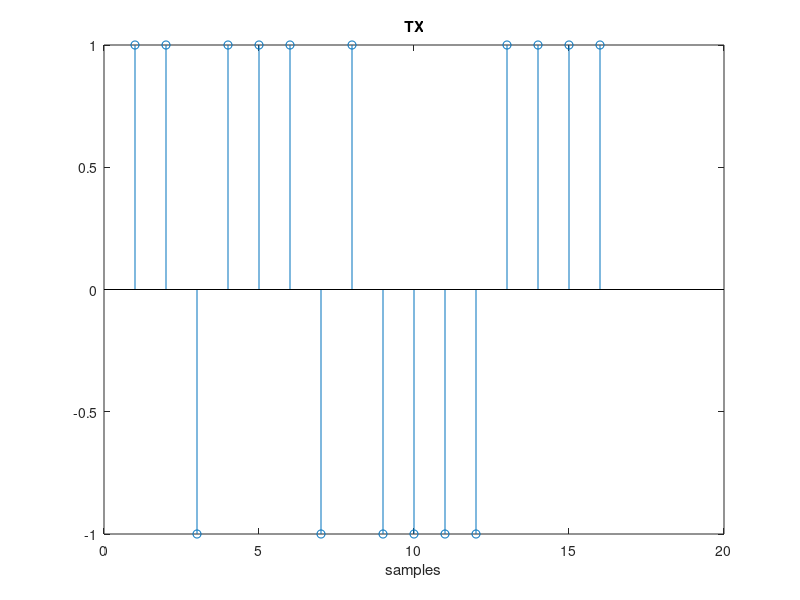
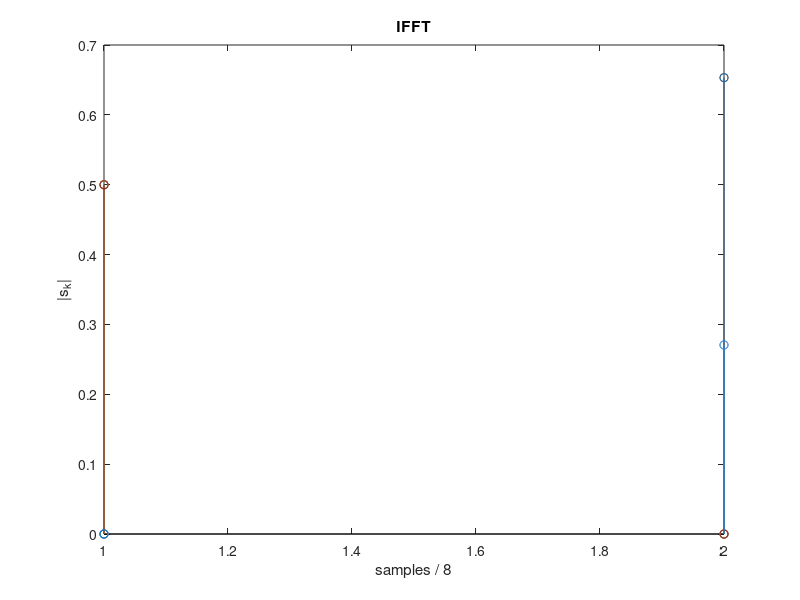
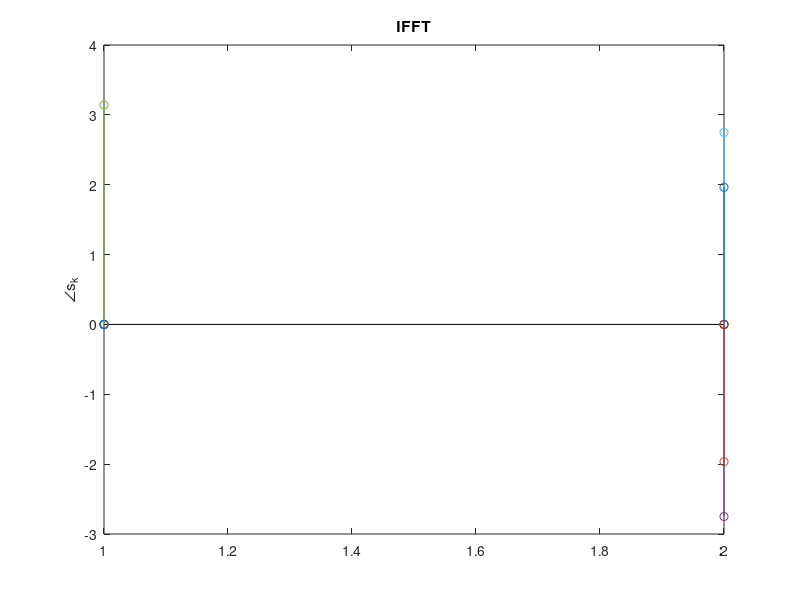
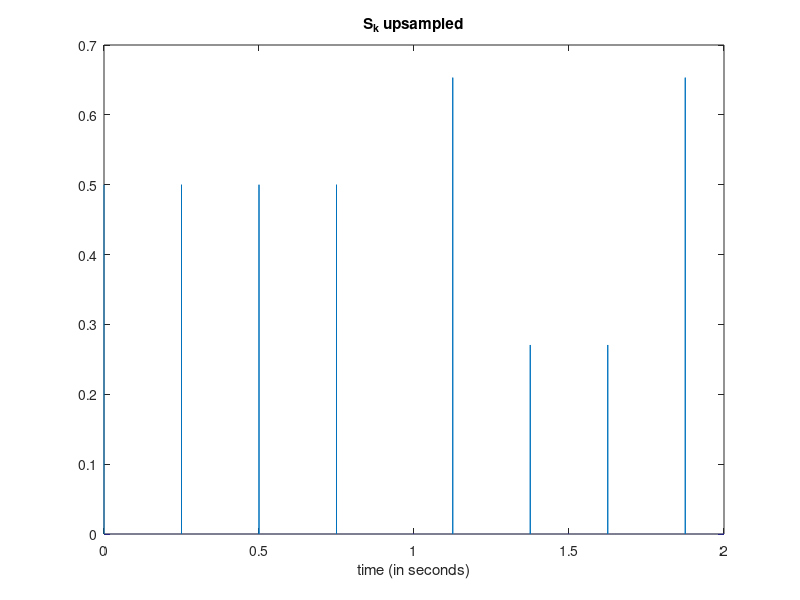

Write the MATLAB code that produced these figures, in order. (Note: this script raises an error after producing the figures.)
close all;
clc; clearvars; 
disp('OFDM example')
%% User parameters
numSymbol = 16; % TODO: verificar se numSymbol for multiplo de 8

N = 8; % N-point FFT

% fc = 128; % frequencia da portadora
% fc = 256;
fc = 1e3;

fs = 8192; % frequencia de amostragem
% fs = 1024;

T = 1; % periodo do simbolo, em segundos
% R = N/T;

%% Time vector
timestep = T/(N*fs);
tmax = numSymbol*T/N;
t = 0:timestep:tmax-timestep;
t_pt = -tmax/2:timestep:tmax/2-timestep;

%% TX
a = randsrc(1, numSymbol, [-1 1]);

figure()
stem(a)
title('TX')
xlabel('samples')

% serial para paralelo
an = reshape(a, [N length(a)/N]);

%% TX OFDM
skn = ifft(an, N);

figure()
stem(abs(skn)')
title('IFFT')
ylabel('|s_k|')
xlabel(['samples / ' num2str(N)])
figure()
stem(angle(skn)')
title('IFFT')
ylabel('\angle{s_k}')

% paralelo para serial
sk = reshape(skn, [1 size(skn, 1)*size(skn, 2)]);

sk_up = upsample(sk, fs);

figure()
plot(t, abs(sk_up))
title('S_k upsampled')
xlabel('time (in seconds)')

% p = @(t) sqrt(T/N) * sin(pi*N*t/T) ./ (pi*t);
p = @(t) sqrt(N/T) * sinc(N*t/T);

figure();
pt = p(t_pt);
plot(t_pt,pt);
xlabel('time')
ylabel('p(t)')

%% BB
st = conv (sk_up, pt, 'same');

figure()
subplot(211)
plot(t,abs(st))
xlabel('time')
ylabel('|s(t)|')
subplot(212)
plot(t,angle(st))
xlabel('time')
ylabel('\angle{s(t)}')

%%
figure()
hold on
plot(t, real(st))
plot(t, imag(st))
legend('real','imag')
xlabel('time')
ylabel('s(t)')

%%
figure;
pspectrum(real(st));

%% RF
% SRF = st.*exp(1j*2*pi*fc*t);

SRF = real(st).*cos(2*pi*fc*t) - imag(st).*sin(2*pi*fc*t);

figure()
hold on
plot(t, real(SRF))
plot(t, imag(SRF))
legend('real','imag')
xlabel('time')
ylabel('SRF')

%%
figure()
pspectrum(real(SRF));

%%
RRF_I = SRF .*cos(2*pi*fc*t);
RRF_Q = SRF .* -sin(2*pi*fc*t);

figure()
hold on
plot(t, RRF_I)
plot(t, RRF_Q)
legend('real','imag')
xlabel('time')
ylabel('RRF')

%%
% LP_I = lowpass(RRF_I, fc, fs);
% LP_Q = lowpass(RRF_Q, fc/2, fs);

[num, den] = butter(10, fc*2*timestep);
LP_I = amdemod(SRF, fc, 1/timestep, 0, 0, num, den);
% LP_Q = amdemod(RRF_Q, fc, fs, 0, 0, num, den);

figure()
hold on
plot(t, LP_I)
% plot(t, LP_Q)
% legend('real','imag')
xlabel('time')
ylabel('LP')

%%
% s(t) = a + jb = |s| * e^j<s = |s| * (cos(<s) + jsin(<s))
% s(t)*e^jx = (Re(s)*cos(x) - Im(s)*sin(x))
%             + j (Re(s)*sin(x) + Im(s)*cos(x))
%
% txbp = real(SRF)*cos(2*pi*fc*t) - imag(SRF)*sin(2*pi*fc*t);

%% Channel 
% noiseless
% r = st;

% real valued noise
% N0 = 0.8*max(st);
% n = N0*rand(1, length(t));
% r = st + n;

% complex noise
% snr = -40; %dB
snr = 0;
powerDB = 10*log10(var(st));
noiseVar = 10.^(0.1*(powerDB-snr)); 
r = awgn(st, snr);

figure()
subplot(211)
plot(t,abs(r))
xlabel('time')
ylabel('|r + n|')
subplot(212)
plot(t,angle(r))
xlabel('time')
ylabel('\angle{r + n}')


%% RX OFDM
% rxbb=hilbert(SRF).*exp(-j2pift)

tic
rt = conv(r, p(t_pt), 'same');
disp('Time to compute convolution:')
toc

figure()
subplot(211)
plot(t,abs(rt))
xlabel('time')
ylabel('|r(t)|')
subplot(212)
plot(t,angle(rt))
xlabel('time')
ylabel('\angle{r(t)}')

% rk_up = rt(t = kT);
rk = downsample(rt, fs);

% serial para paralelo
rkn = reshape(rk, [N length(rk)/N]);

yn = fft( rkn, N );
% y_p = sign(real(fft( rkn, N )));

% paralelo para serial
y = reshape(yn, [1 size(yn, 1)*size(yn, 2)]);

% slicer
z = (y >= 0) - (y < 0);

figure()
stem(z)
title('RX')
xlabel('samples')
ylabel('z')

%% RX BER
err = sum(a ~= z);
if (err >0 )
    error(['Total of errors: ' num2str(err) ' (' ...
           num2str(100*err/numSymbol) '%)']);
else
    disp('no errors');
end
